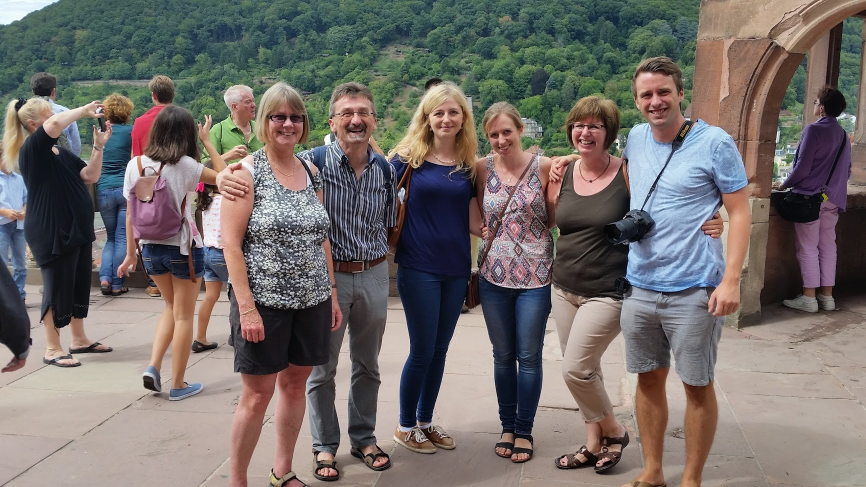
#> input picture bergen/build/images/20150815_143918.jpg, 1732 x 974 px (shown at 1/2 size)
$ python -i clusterAnalysis.py   (imports and definitions only)
#> lines starting #> are read from the running program, lines starting #| are printed output that depends on the picture; after the words box and inside, x2 and y2 are one past the last pixel; in counts of white or black regions, pixels touching at a corner belong together
import cv2
import numpy as np
from PIL import Image


def findConnectedCluster(array, size_thresh=2):
    pil_img = Image.fromarray(array)
    pil_img = np.uint8(pil_img)
    numpy_image = np.array(pil_img)
    img = cv2.cvtColor(numpy_image, cv2.COLOR_GRAY2BGR)
    gray = cv2.cvtColor(img, cv2.COLOR_BGR2GRAY)
    ret, thresh = cv2.threshold(gray, 0, 255, cv2.THRESH_BINARY + cv2.THRESH_OTSU)
    n_labels, labels, stats, centroids = cv2.connectedComponentsWithStats(thresh)

    numbercluster = 0
    for i in range(1, n_labels):
        if stats[i, cv2.CC_STAT_AREA] >= size_thresh:
            # print(stats[i, cv2.CC_STAT_AREA])
            x = stats[i, cv2.CC_STAT_LEFT]
            y = stats[i, cv2.CC_STAT_TOP]
            w = stats[i, cv2.CC_STAT_WIDTH]
            h = stats[i, cv2.CC_STAT_HEIGHT]
            cv2.rectangle(img, (x, y), (x + w, y + h), (0, 255, 0), thickness=1)
            numbercluster += 1

    return (img, numbercluster)

>>> import cv2
>>> picture = cv2.imread('../../build/images/20150815_143918.jpg', cv2.IMREAD_GRAYSCALE)
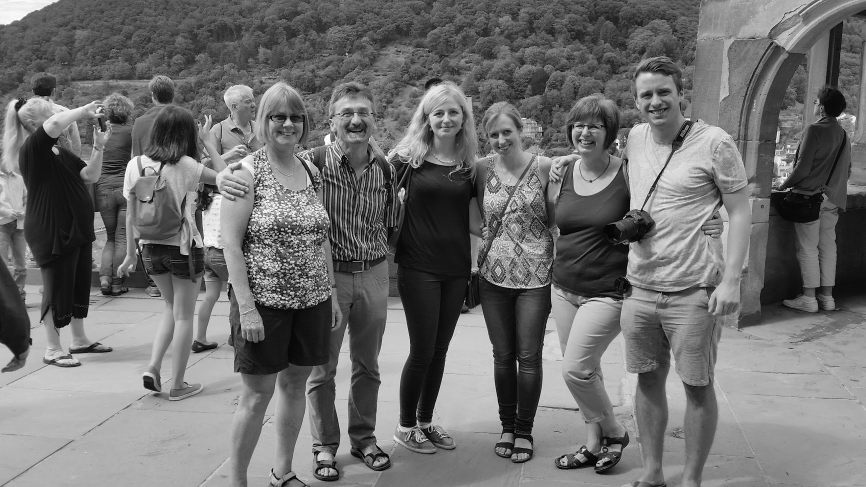
#> picture: shape (974, 1732) (shown at 1/2 size); min 0, max 255, mean 110.7
>>> result = findConnectedCluster(picture)
#> in findConnectedCluster, `ret, thresh = cv2.threshold(gray, 0, 255, cv2.THRESH_BINARY + cv2.THRE..`:
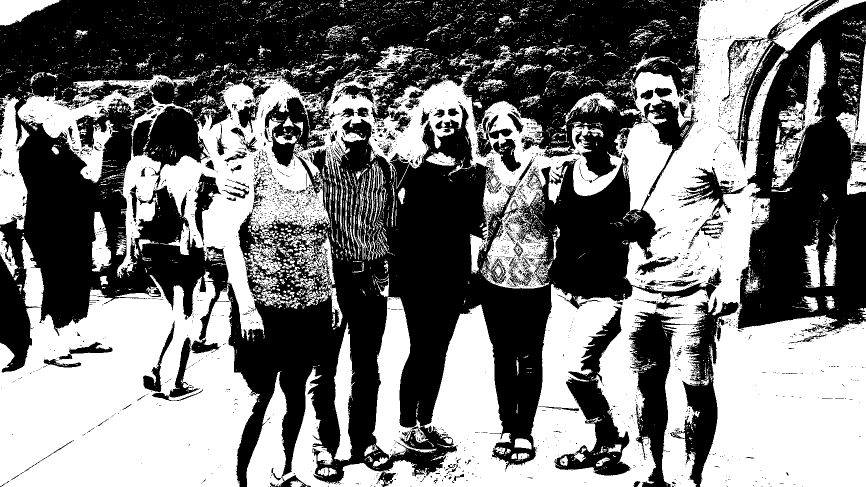
#> thresh: shape (974, 1732) (shown at 1/2 size); 47.3% white; 5470 white regions (5110 under 20 px), largest, box (x1, y1, x2, y2) and area: (493, 0, 1732, 974) 363832, (0, 473, 520, 974) 166147, (232, 131, 1345, 681) 153465
#> in findConnectedCluster, `ret, thresh = cv2.threshold(gray, 0, 255, cv2.THRESH_BINARY + cv2.THRE..`: ret = 113
#> in findConnectedCluster, `n_labels, labels, stats, centroids = cv2.connectedComponentsWithStats(..`:
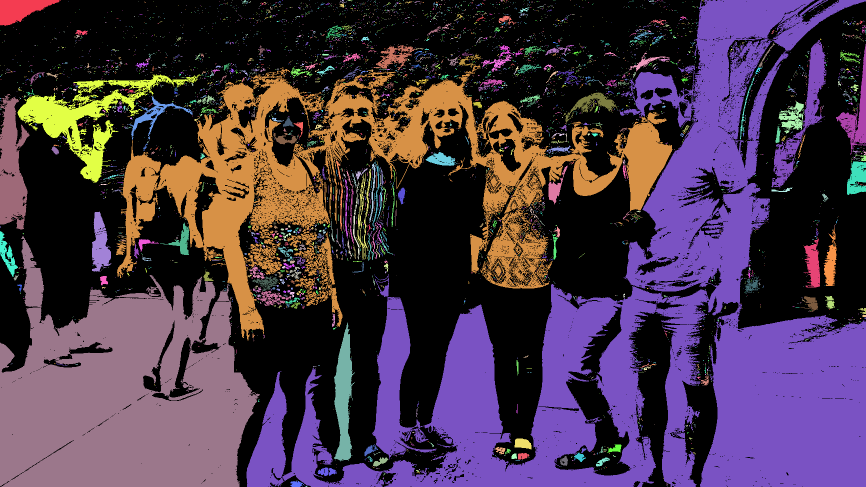
#> labels: shape (974, 1732) int32 (shown at 1/2 size); 5471 distinct labels, from 0 to 5470; one colour per label, 0 black
#> in findConnectedCluster, `n_labels, labels, stats, centroids = cv2.connectedComponentsWithStats(..`: n_labels = 5471; centroids = 5471 pairs, first value 0 to 1731, second value 0 to 973
#> the loop in findConnectedCluster, `for i in range(1, n_labels):` made 5470 passes
#> (x, y, w, h) on passes 1, 5, 7, 9, 10, 11, 15, 18, 19, 22, 24, 25: (0, 0, 121, 52), (484, 0, 11, 7), (564, 1, 2, 1), (679, 1, 14, 5), (684, 0, 4, 2), (695, 0, 9, 3), (748, 1, 4, 4), (806, 1, 2, 1), (882, 0, 3, 1), (945, 0, 3, 1), (968, 1, 3, 1), (1001, 0, 4, 3)
#> x on pass 146: 788
#> after the loop in findConnectedCluster, `for i in range(1, n_labels):`:
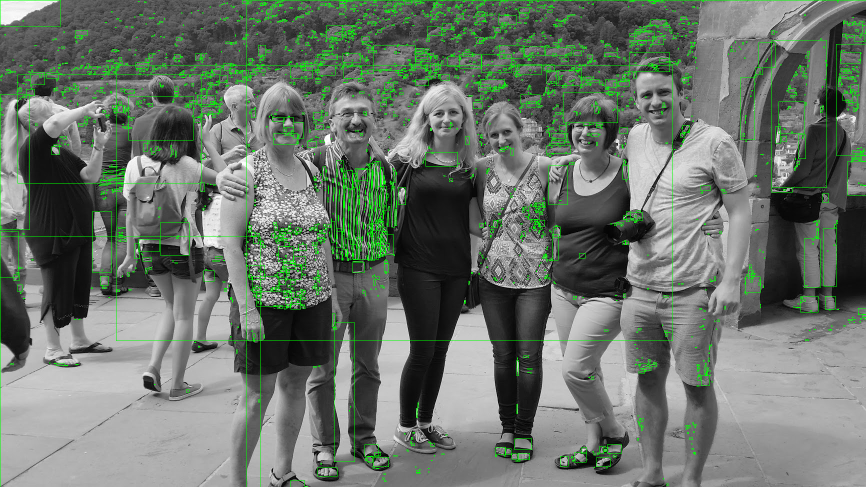
#> img: shape (974, 1732, 3) (shown at 1/2 size); mean B, G, R 107.3, 116.7, 107.3
#> after the loop in findConnectedCluster, `for i in range(1, n_labels):`: numbercluster = 2939

$ run again, on bergen/build/images/weisser-hai.jpg
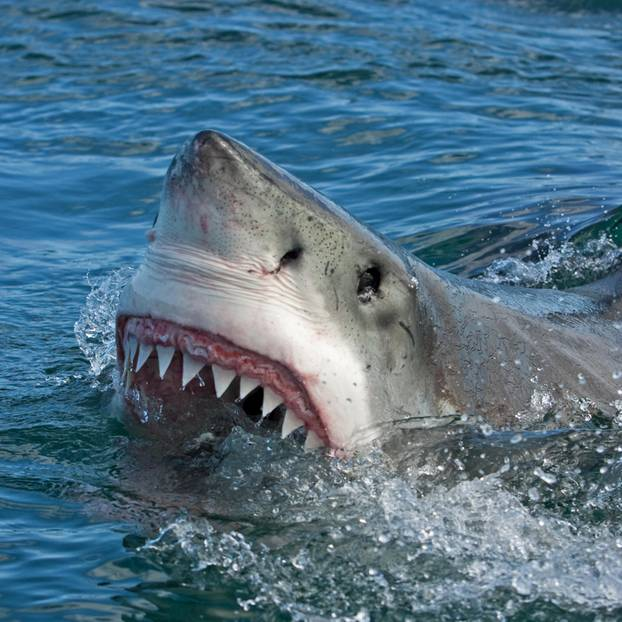
#> input picture bergen/build/images/weisser-hai.jpg, 622 x 622 px
#> in findConnectedCluster, `ret, thresh = cv2.threshold(gray, 0, 255, cv2.THRESH_BINARY + cv2.THRE..`:
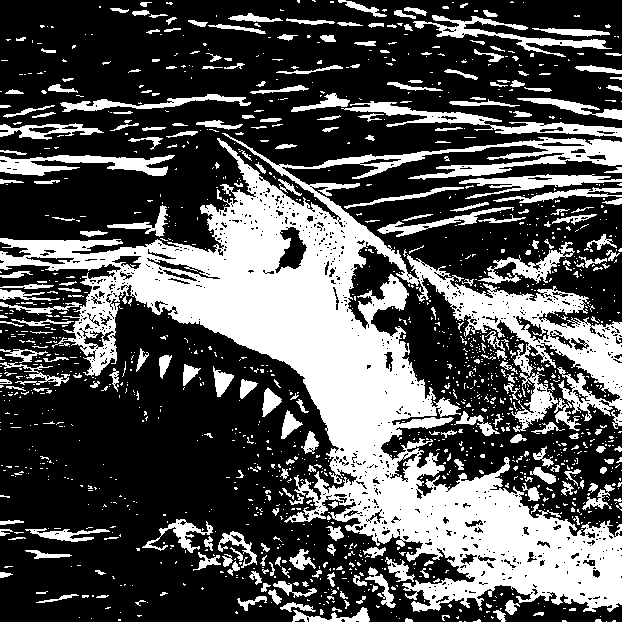
#> thresh: shape (622, 622); 32.7% white; 1472 white regions (1210 under 20 px), largest, box (x1, y1, x2, y2) and area: (0, 133, 622, 612) 84814, (341, 101, 622, 138) 2381, (0, 155, 175, 176) 1943
#> ret = 117
#> labels: shape (622, 622) int32; 1473 distinct labels, from 0 to 1472
#> n_labels = 1473; stats = 1473 rows, first 6: [0, 0, 622, 622, 260525], [297, 0, 3, 3, 8], [312, 0, 4, 2, 5], [330, 1, 4, 2, 8], [338, 0, 49, 17, 229], [510, 1, 4, 2, 6]; centroids = 1473 pairs, first value 0 to 621, second value 0.4 to 621
#> the loop in findConnectedCluster, `for i in range(1, n_labels):` made 1472 passes
#> (x, y, w, h) on passes 1 to 8: (297, 0, 3, 3), (312, 0, 4, 2), (330, 1, 4, 2), (338, 0, 49, 17), (510, 1, 4, 2), (140, 2, 12, 5), (166, 2, 7, 3), (452, 2, 2, 1)
#> after the loop in findConnectedCluster, `for i in range(1, n_labels):`:
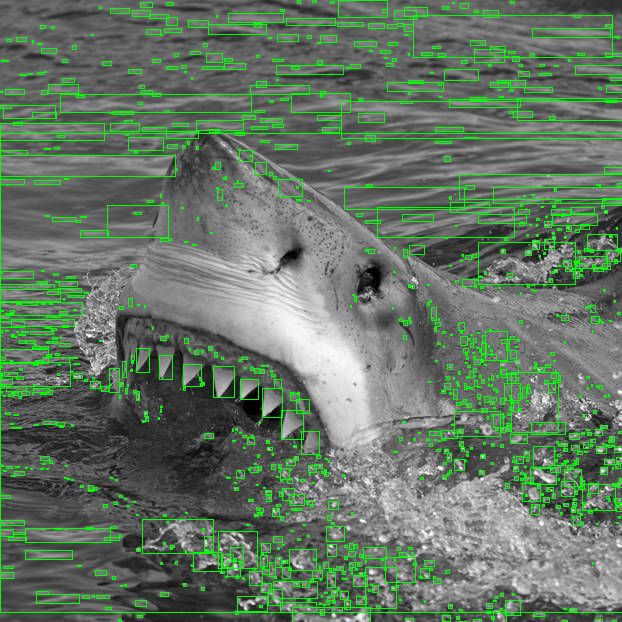
#> img: shape (622, 622, 3); mean B, G, R 98.9, 118.2, 98.9
#> after the loop in findConnectedCluster, `for i in range(1, n_labels):`: numbercluster = 1120
